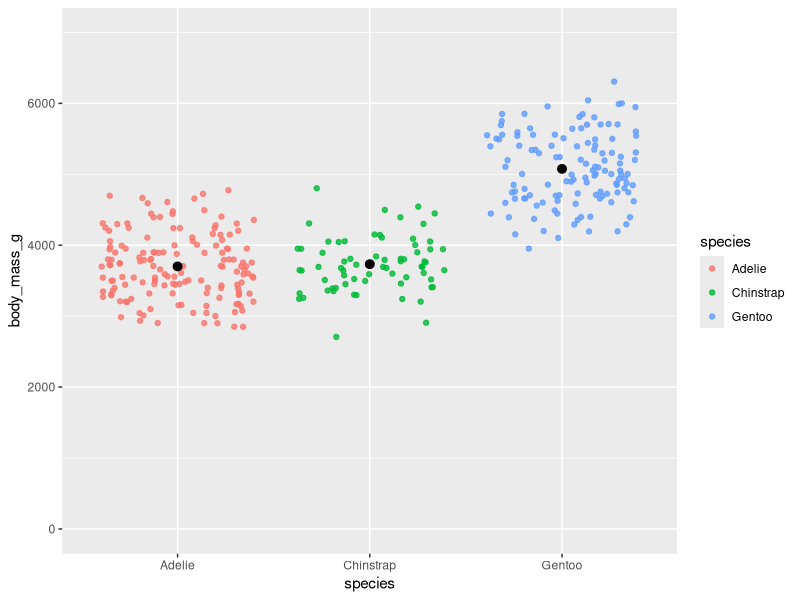
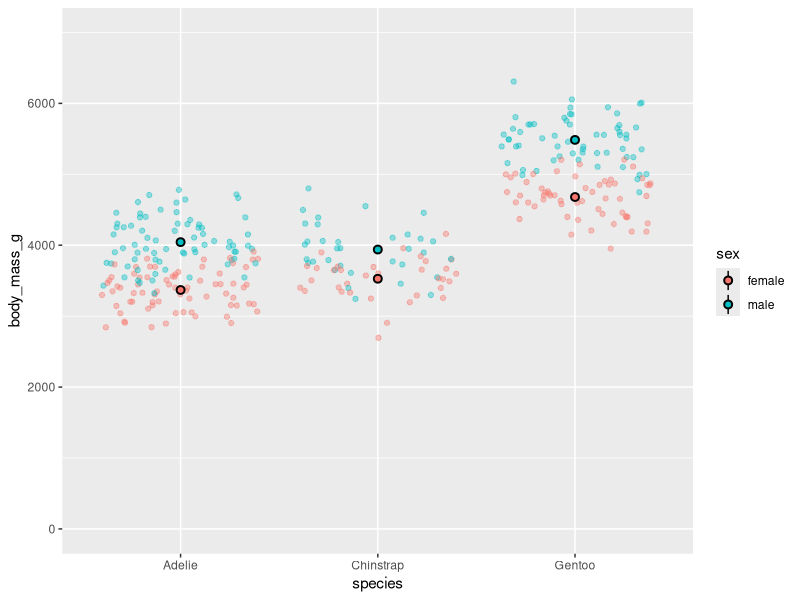
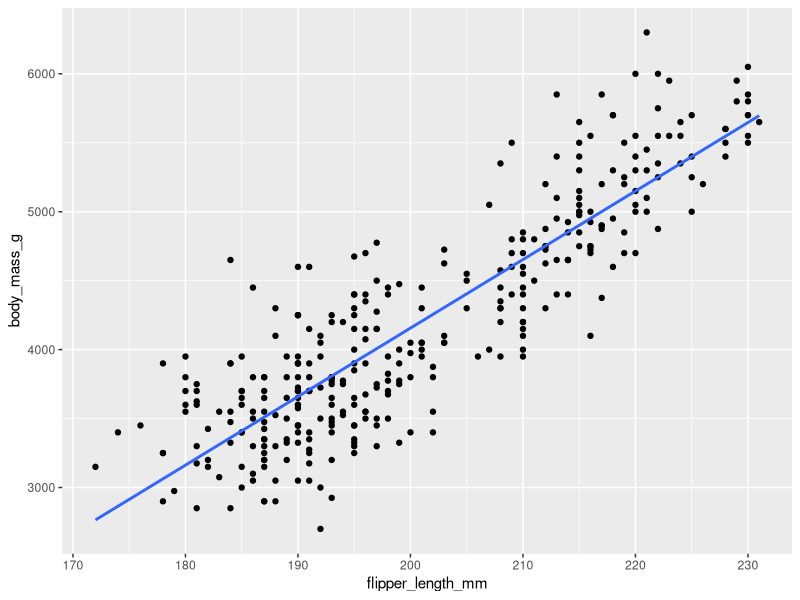

Write the R code that produced these figures, in order.
## ---- chunk 1
knitr::opts_chunk$set(echo = TRUE)
## ---- chunk 2
library(kableExtra)
library(knitr)
library(palmerpenguins)
library(rstatix)
library(tidyverse)
## ---- chunk 3
penguins %>%
  ggplot(aes(y = body_mass_g, x = species)) + 
  geom_jitter(aes(color = species), alpha = .8) +
  stat_summary(fun.data = "mean_se", geom = "pointrange") +
  coord_cartesian(ylim = c(0,7000))
## ---- chunk 4
aov(formula = body_mass_g ~ species, 
    data = penguins)
## ---- chunk 5
anova_mass <- aov(formula = body_mass_g ~ species, 
    data = penguins)

summary(anova_mass)
## ---- chunk 6
pairwise.t.test(
  x = penguins$body_mass_g, # outcome variable
  g = penguins$species,      # grouping variable
  p.adjust.method = "bonferroni"  # which correction to use?
)
## ---- chunk 7
penguins %>%
  group_by(species) %>%
  summarize(mean = mean(body_mass_g, na.rm = T))
## ---- chunk 8
penguins %>%
  filter(!is.na(sex)) %>%
  ggplot(aes(y = body_mass_g, x = species, color = sex, fill = sex)) + 
  geom_jitter(alpha = .4) +
  stat_summary(fun.data = "mean_se", geom = "pointrange", color = "black", shape = 21) +
  coord_cartesian(ylim = c(0,7000))
## ---- chunk 9
anova_species_sex <- aov(formula = body_mass_g ~ species + sex, 
    data = penguins)

summary(anova_species_sex)
## ---- chunk 10
TukeyHSD(anova_species_sex)
## ---- chunk 11
penguins %>%
  group_by(species) %>%
  summarize(mean = mean(body_mass_g, na.rm = T))

penguins %>%
  filter(!is.na(sex)) %>%
  group_by(sex) %>%
  summarize(mean = mean(body_mass_g, na.rm = T))
## ---- chunk 12
penguins %>%
  ggplot(aes(y = body_mass_g, x = flipper_length_mm)) +
  geom_point() +
  geom_smooth(method = 'lm', se = FALSE)
## ---- chunk 13
lm(formula = body_mass_g ~ flipper_length_mm,
   data = penguins)
## ---- chunk 14
reg_flipper_mass <- lm(formula = body_mass_g ~ flipper_length_mm,
   data = penguins)

summary(reg_flipper_mass)
## ---- chunk 15
reg_depth_mass <- lm(body_mass_g ~ bill_depth_mm, penguins)

summary(reg_depth_mass)
## ---- chunk 16
reg_flipper_mass_depth <- lm(formula = body_mass_g ~ 
                               flipper_length_mm + 
                               bill_depth_mm,
   data = penguins)

summary(reg_flipper_mass_depth)
## ---- chunk 17
reg_flipper_mass_depth_std <- lm(formula = scale(body_mass_g) ~ 
                                   scale(flipper_length_mm) + 
                                   scale(bill_depth_mm),
   data = penguins)

summary(reg_flipper_mass_depth_std)
## ---- chunk 18
penguins_noNA <- penguins %>%
  filter(!is.na(sex))

reg_flipper_mass_sex <- lm(formula = body_mass_g ~ flipper_length_mm + sex,
   data = penguins_noNA)

summary(reg_flipper_mass_sex)
## ---- chunk 19
penguins_noNA$sex <- relevel(penguins_noNA$sex, ref = "male")

reg_flipper_mass_sex <- lm(formula = body_mass_g ~ flipper_length_mm + sex,
   data = penguins_noNA)

summary(reg_flipper_mass_sex)
